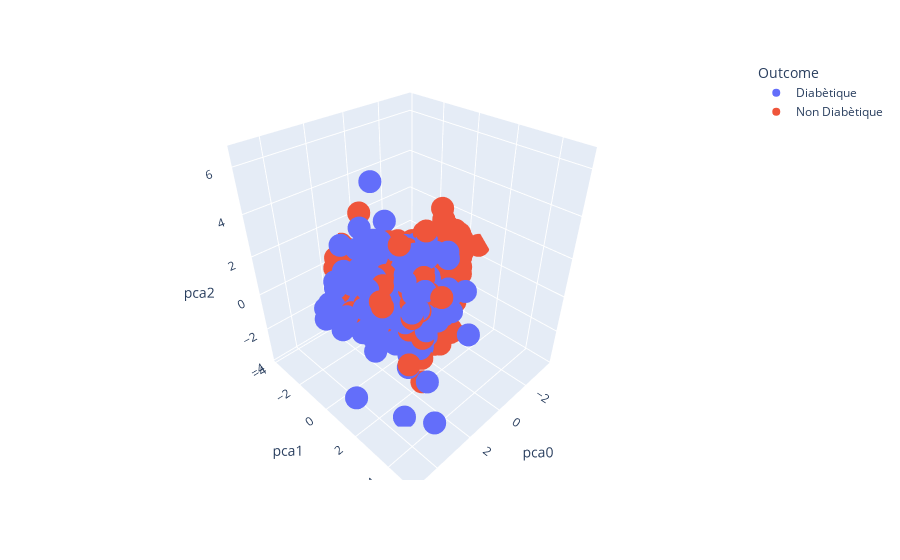

The notebook cell this image was saved under:
### Code cell
import plotly.express as px

px.scatter_3d(df_acp, "pca0", "pca1", "pca2", color="Outcome")

### Figure 1 — Plotly figure (JSON) as saved in the notebook; plotly's stock layout.template omitted (floating-point values rounded to 4 significant figures; data arrays with more than 128 entries replaced by an {"elided": "..."} marker saying what was removed)
{"data": [{"hovertemplate": "Outcome=Diabètique<br>pca0=%{x}<br>pca1=%{y}<br>pca2=%{z}<extra></extra>", "legendgroup": "Diabètique", "marker": {"color": "#636efa", "symbol": "circle"}, "mode": "markers", "name": "Diabètique", "scene": "scene", "showlegend": true, "type": "scatter3d", "x": {"elided": "268 float values"}, "y": {"elided": "268 float values"}, "z": {"elided": "268 float values"}}, {"hovertemplate": "Outcome=Non Diabètique<br>pca0=%{x}<br>pca1=%{y}<br>pca2=%{z}<extra></extra>", "legendgroup": "Non Diabètique", "marker": {"color": "#EF553B", "symbol": "circle"}, "mode": "markers", "name": "Non Diabètique", "scene": "scene", "showlegend": true, "type": "scatter3d", "x": {"elided": "500 float values"}, "y": {"elided": "500 float values"}, "z": {"elided": "500 float values"}}], "layout": {"legend": {"title": {"text": "Outcome"}, "tracegroupgap": 0}, "margin": {"t": 60}, "scene": {"domain": {"x": [0, 1], "y": [0, 1]}, "xaxis": {"title": {"text": "pca0"}}, "yaxis": {"title": {"text": "pca1"}}, "zaxis": {"title": {"text": "pca2"}}}}}
